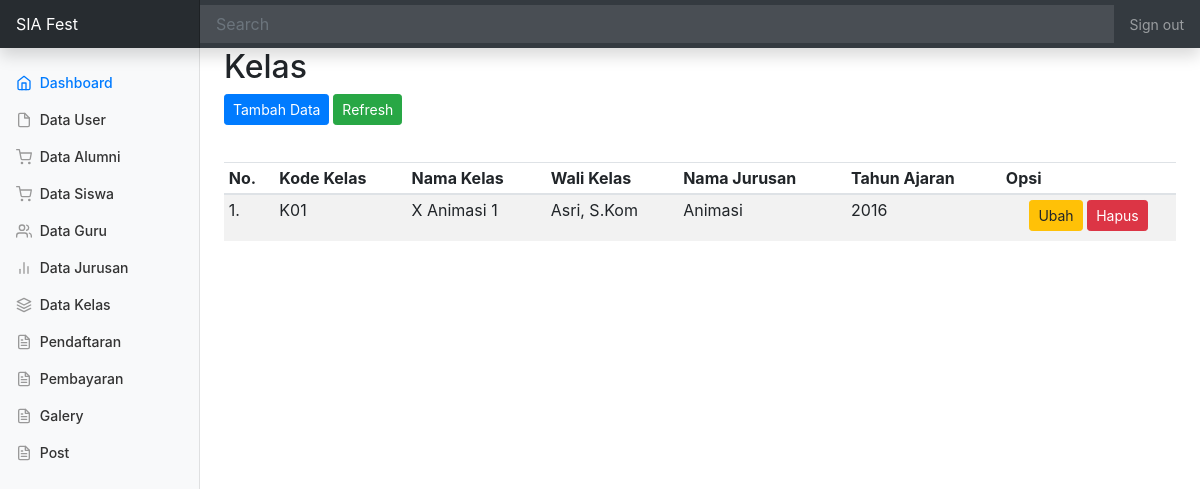
The app's page /admin/page/kelas/data.php (signed in) with its own data.
### tables this page shows
CREATE TABLE `tb_kelas` (
  `kd_kelas` varchar(20) NOT NULL,
  `nama_kelas` varchar(50) NOT NULL,
  `kd_jurusan` varchar(20) NOT NULL,
  `nip` varchar(20) NOT NULL,
  `th_ajar` varchar(4) NOT NULL
);

CREATE TABLE `tb_guru` (
  `nip` varchar(20) NOT NULL,
  `nama_guru` varchar(50) NOT NULL,
  `alamat` varchar(100) NOT NULL,
  `no_telp` varchar(15) NOT NULL
);

CREATE TABLE `tb_jurusan` (
  `kd_jurusan` varchar(20) NOT NULL,
  `nama_jurusan` varchar(50) NOT NULL
);

### admin/page/kelas/data.php (the view, shortened to what this page needs)
<?php include_once('../../../_header.php'); ?>
<h2>Kelas</h2>
<div class="pull-right">
        <p>
              <a class="btn btn-primary btn-sm" data-toggle="collapse" href="#collapseExample" role="button" aria-expanded="false" aria-controls="collapseExample">
                Tambah Data
              </a>
                <a href="" class="btn btn-success btn-sm"><i class="fa fa-refresh"></i>Refresh</a>
</div>
			<br>
      <div class="table-responsive">
        <table class="table table-striped table-sm">
	        <thead>
				<tr>
					<th>No.</th>
					<th>Kode Kelas</th>
                    <th>Nama Kelas</th>
                    <th>Wali Kelas</th>
                    <th>Nama Jurusan</th>
                    <th>Tahun Ajaran</th>
					<th align="center"><i class="fa fa-cogs"></i> Opsi</th>
				</tr>
			</thead>
			<tbody>
					<?php
					$no = 1;
					$sql_buku = mysqli_query($con, "SELECT * FROM tb_kelas INNER JOIN tb_guru ON tb_kelas.nip = tb_guru.nip JOIN tb_jurusan ON tb_kelas.kd_jurusan = tb_jurusan.kd_jurusan") or die (mysqli_error($con));
					while($data = mysqli_fetch_array($sql_buku)) { ?>
						<tr>
							<td><?=$no++?>.</td>
							<td><?=$data['kd_kelas']?></td>
                            <td><?=$data['nama_kelas']?></td>
                            <td><?=$data['nama_guru']?></td>
                            <td><?=$data['nama_jurusan']?></td>
                            <td><?=$data['th_ajar']?></td>
                            <td align="center">
                                 <a href="edit.php?id=<?=$data['kd_kelas']?>" name="editkat" class="btn btn-warning btn-sm" style = "margin-bottom: 5px;"><i class="fa fa-pencil-square-o"></i> Ubah</a>
                                <a href="del.php?id=<?=$data['kd_kelas']?>" onclick="return confirm('Yakin Hapus?')" class="btn btn-danger btn-sm" style = "margin-bottom: 5px;"><i class="fa fa-trash-o"></i> Hapus</a>
                            </td>
						</tr>
					<?php
					}
					?>
				</tbody>
        </table>
        </div>
<?php include_once('../../../_footer.php'); ?>

### records on screen
tb_kelas: kd_kelas "K01", nama_kelas "X Animasi 1", tb_guru.nama_guru "Asri, S.Kom", kd_jurusan.nama_jurusan "Animasi", th_ajar "2016"
